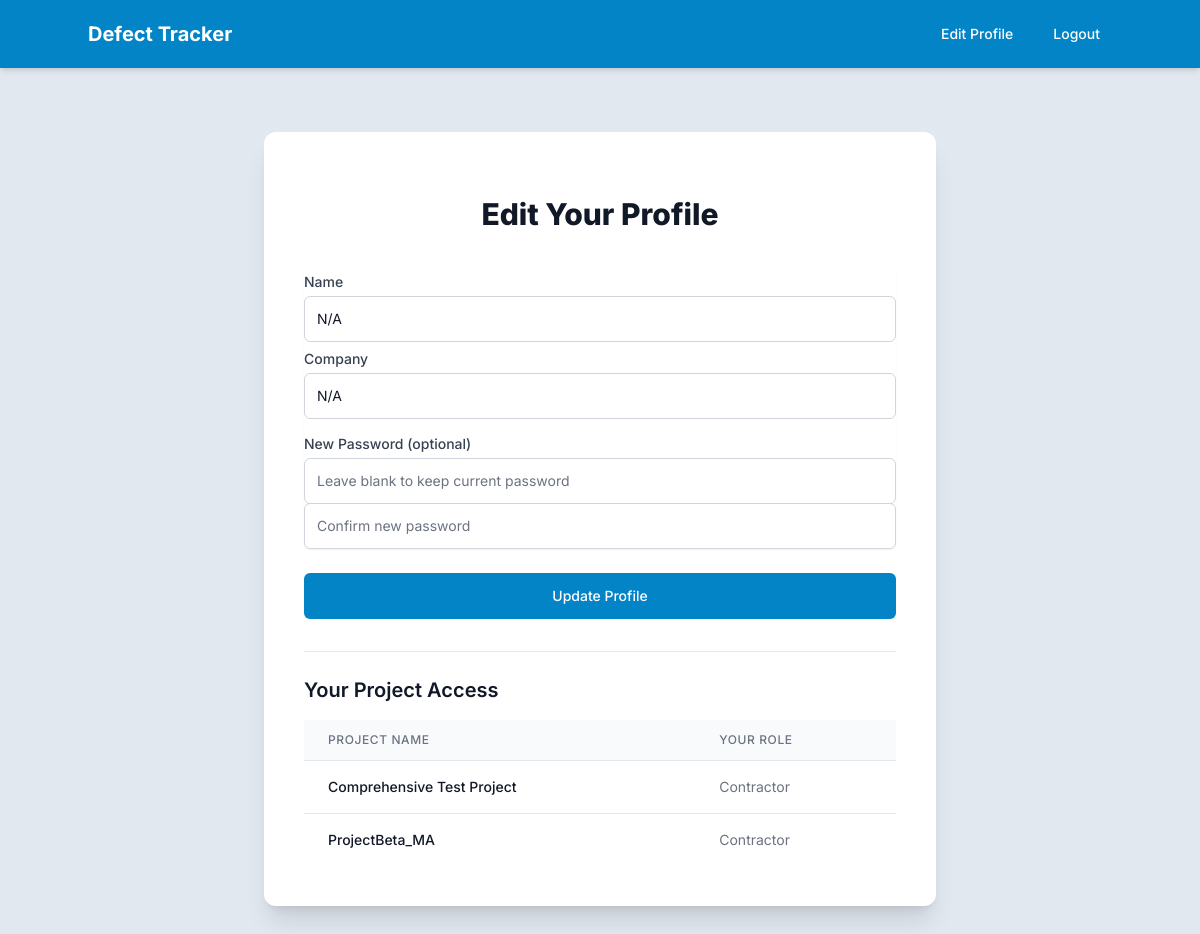
Screenshot of /edit_profile (signed in) with the database file from the repository.
### app.py (models this page shows)
class User(UserMixin, db.Model):
    __tablename__ = 'users'
    id = db.Column(db.Integer, primary_key=True)
    username = db.Column(db.String(255), unique=True, nullable=False)
    email = db.Column(db.String(255), unique=True, nullable=True)
    password = db.Column(db.String(255), nullable=False)
    role = db.Column(db.String(50), nullable=False)
    status = db.Column(db.String(50), nullable=False, default='pending_activation')
    name = db.Column(db.String(255), nullable=False, server_default="N/A")
    company = db.Column(db.String(255), nullable=False, server_default="N/A")
    projects = db.relationship('ProjectAccess', back_populates='user', cascade='all, delete-orphan')

class ProjectAccess(db.Model):
    __tablename__ = 'project_access'
    id = db.Column(db.Integer, primary_key=True)
    user_id = db.Column(db.Integer, db.ForeignKey('users.id'), nullable=False)
    project_id = db.Column(db.Integer, db.ForeignKey('projects.id'), nullable=False)
    role = db.Column(db.String(50), nullable=False)
    user = db.relationship('User', back_populates='projects')
    project = db.relationship('Project')

class Project(db.Model):
    __tablename__ = 'projects'
    id = db.Column(db.Integer, primary_key=True)
    name = db.Column(db.String(255))
    defects = db.relationship('Defect', back_populates='project', cascade='all, delete-orphan')
    checklists = db.relationship('Checklist', back_populates='project', cascade='all, delete-orphan')
    accesses = db.relationship('ProjectAccess', back_populates='project', cascade='all, delete-orphan')
    drawings = db.relationship('Drawing', back_populates='project', cascade='all, delete-orphan')

### app.py (the view, shortened to what this page needs)
@app.route('/edit_profile', methods=['GET', 'POST'])
@login_required
def edit_profile():
    project_accesses = [
        pa for pa in current_user.projects
        if pa.project and pa.project.name
    ]
    return render_template('edit_profile.html',
                           user=current_user,
                           name=current_user.name,
                           company=current_user.company,
                           project_accesses=project_accesses)

### app.py (called while the page is built)
@login_manager.user_loader
def load_user(user_id):
    return db.session.get(User, int(user_id))

@app.context_processor
def utility_processor():
    def get_absolute_static_path_for_template(relative_path):
        if not relative_path:
            return None
        if ".." in relative_path:
            logger.warning(f"Potential path traversal attempt in get_absolute_static_path: {relative_path}")
            return None # Or raise an error, or return a placeholder
        absolute_path = os.path.normpath(os.path.join(app.static_folder, relative_path.lstrip('/\\')))
        if os.path.commonprefix([absolute_path, app.static_folder]) != app.static_folder:
            logger.warning(f"Path {absolute_path} resolved outside static folder from relative path {relative_path}")
            return None # Or some placeholder
        return absolute_path
    return dict(get_absolute_static_path=get_absolute_static_path_for_template)

@app.context_processor
def inject_accessible_projects():
    if current_user.is_authenticated:
        accessible_project_objects = []
        project_accesses = ProjectAccess.query.filter_by(user_id=current_user.id).all()
        project_ids = [access.project_id for access in project_accesses]
        if project_ids:
            accessible_project_objects = Project.query.filter(Project.id.in_(project_ids)).order_by(Project.name).all()
        return dict(accessible_projects=accessible_project_objects)
    return dict(accessible_projects=[])

### templates/edit_profile.html (shortened to what this page needs)
{% extends "layout.html" %}
{% block content %}
<div class="min-h-[calc(100vh-12rem)] flex flex-col items-center justify-center py-12 px-4 sm:px-6 lg:px-8">
    <div class="max-w-2xl w-full space-y-8 bg-white p-8 sm:p-10 shadow-xl rounded-xl">
        <div>
            <h2 class="mt-6 text-center text-3xl font-extrabold text-gray-900">
                Edit Your Profile
            </h2>
        </div>
        <form method="POST" class="mt-8 space-y-6">
            <div class="rounded-md shadow-sm -space-y-px">
                <div>
                    <label for="name" class="block text-sm font-medium text-gray-700 pt-2 pb-1">Name</label>
                    <input type="text" id="name" name="name" value="{{ name or '' }}" required
                           class="appearance-none rounded-md relative block w-full px-3 py-3 border border-gray-300 placeholder-gray-500 text-gray-900 focus:outline-none focus:ring-primary focus:border-primary focus:z-10 sm:text-sm">
                </div>
                <div>
                    <label for="company" class="block text-sm font-medium text-gray-700 pt-2 pb-1">Company</label>
                    <input type="text" id="company" name="company" value="{{ company or '' }}" required
                           class="appearance-none rounded-md relative block w-full px-3 py-3 border border-gray-300 placeholder-gray-500 text-gray-900 focus:outline-none focus:ring-primary focus:border-primary focus:z-10 sm:text-sm">
                </div>
                <div class="pt-4">
                    <label for="new_password" class="block text-sm font-medium text-gray-700 pb-1">New Password (optional)</label>
                    <input type="password" id="new_password" name="new_password" placeholder="Leave blank to keep current password"
                           class="appearance-none rounded-md relative block w-full px-3 py-3 border border-gray-300 placeholder-gray-500 text-gray-900 focus:outline-none focus:ring-primary focus:border-primary focus:z-10 sm:text-sm">
                </div>
                <div>
                    <input type="password" id="confirm_new_password" name="confirm_new_password" placeholder="Confirm new password"
                           class="appearance-none rounded-md relative block w-full px-3 py-3 border border-gray-300 placeholder-gray-500 text-gray-900 focus:outline-none focus:ring-primary focus:border-primary focus:z-10 sm:text-sm">
                </div>
            </div>
            <div>
                <button type="submit"
                        class="group relative w-full flex justify-center py-3 px-4 border border-transparent text-sm font-medium rounded-md text-white bg-primary hover:bg-primary-hover focus:outline-none focus:ring-2 focus:ring-offset-2 focus:ring-primary">
                    Update Profile
                </button>
            </div>
        </form>
        <div class="mt-10 pt-6 border-t border-gray-200">
            <h3 class="text-xl font-semibold text-gray-900 mb-4">
                Your Project Access
            </h3>
            {% if project_accesses and project_accesses|length > 0 %}
                <div class="overflow-x-auto">
                    <table class="min-w-full divide-y divide-gray-200">
                        <thead class="bg-gray-50">
                            <tr>
                                <th scope="col" class="px-6 py-3 text-left text-xs font-medium text-gray-500 uppercase tracking-wider">
                                    Project Name
                                </th>
                                <th scope="col" class="px-6 py-3 text-left text-xs font-medium text-gray-500 uppercase tracking-wider">
                                    Your Role
                                </th>
                            </tr>
                        </thead>
                        <tbody class="bg-white divide-y divide-gray-200">
                            {% for pa in project_accesses %}
                            <tr>
                                <td class="px-6 py-4 whitespace-nowrap text-sm font-medium text-gray-900">
                                    {{ pa.project.name }}
                                </td>
                                <td class="px-6 py-4 whitespace-nowrap text-sm text-gray-500">
                                    {{ pa.role|capitalize }}
                                </td>
                            </tr>
                            {% endfor %}
                        </tbody>
                    </table>
                </div>
            {% else %}
                <p class="text-sm text-gray-500">You do not have access to any projects yet.</p>
            {% endif %}
        </div>
    </div>
</div>
{% endblock %}

### templates/layout.html (style rules this page uses)
:root { --color-primary: #0284c7; --color-primary-hover: #0369a1; --color-secondary: #e2e8f0; --color-secondary-text: #1e293b; }
.bg-primary { background-color: var(--color-primary); }
.bg-secondary { background-color: var(--color-secondary); }
.text-secondary-text { color: var(--color-secondary-text); }

### rows the page displays
User: name "N/A", company "N/A"
ProjectAccess: project.name "Comprehensive Test Project", role "Contractor"
ProjectAccess: project.name "ProjectBeta_MA", role "Contractor"
